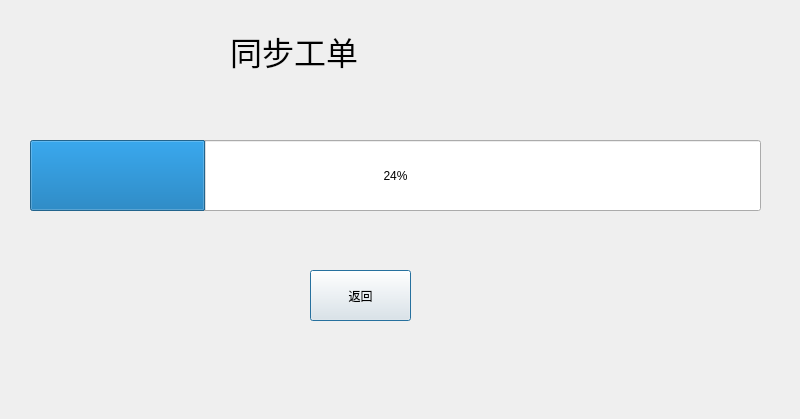
<?xml version="1.0" encoding="UTF-8"?>
<ui version="4.0">
 <class>SyncOrderDialog</class>
 <widget class="QDialog" name="SyncOrderDialog">
  <property name="geometry">
   <rect>
    <x>0</x>
    <y>0</y>
    <width>800</width>
    <height>419</height>
   </rect>
  </property>
  <property name="windowTitle">
   <string>Dialog</string>
  </property>
  <widget class="QPushButton" name="btExit">
   <property name="geometry">
    <rect>
     <x>310</x>
     <y>270</y>
     <width>101</width>
     <height>51</height>
    </rect>
   </property>
   <property name="text">
    <string>返回</string>
   </property>
  </widget>
  <widget class="QLabel" name="label">
   <property name="geometry">
    <rect>
     <x>230</x>
     <y>30</y>
     <width>471</width>
     <height>41</height>
    </rect>
   </property>
   <property name="font">
    <font>
     <pointsize>24</pointsize>
    </font>
   </property>
   <property name="text">
    <string>同步工单</string>
   </property>
  </widget>
  <widget class="QProgressBar" name="progressBar">
   <property name="geometry">
    <rect>
     <x>30</x>
     <y>140</y>
     <width>731</width>
     <height>71</height>
    </rect>
   </property>
   <property name="value">
    <number>24</number>
   </property>
  </widget>
 </widget>
 <resources/>
 <connections/>
</ui>
